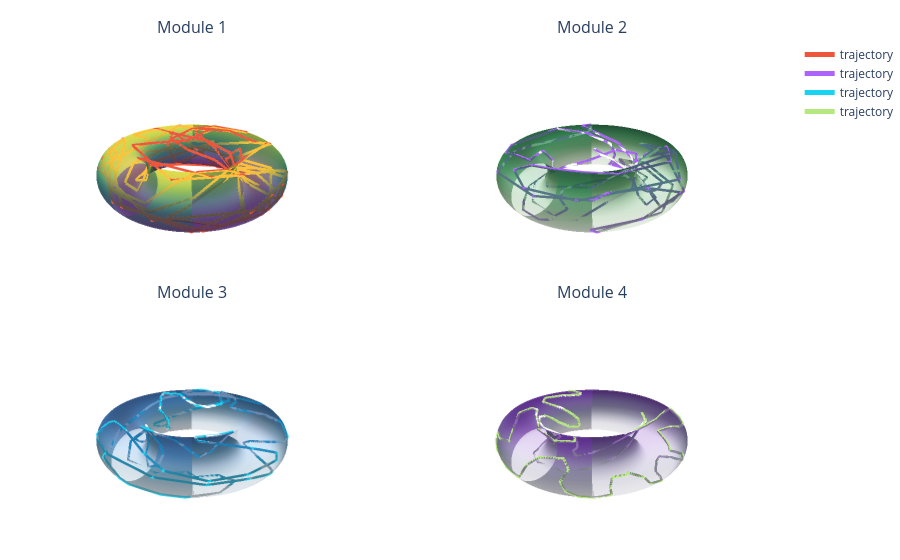

This figure's notebook cell:
### Code cell
import plotly.graph_objects as go
from plotly.subplots import make_subplots

class GridModule(object):
    def __init__(
        self, 
        space: float, 
        rotate: float, 
        phase: np.ndarray = np.zeros((2, 1))
    ):                                                                                                                                                                                                                                                       
        self.space = space
        self.R = np.array([
            [np.cos(rotate), -np.sin(rotate)],
            [np.sin(rotate), np.cos(rotate)]
        ])
        self.H = np.array([
            [1, -np.sqrt(3)/3],
            [0, 2*np.sqrt(3)/3]
        ])
        
        assert phase.shape == (2, 1), f"Phase should be in the shape of (2, 1)"
        self.P0 = phase
        
    def convert(self, P: np.ndarray) -> np.ndarray:
        """Convert cartesian coordinates to positions on the neural sheet."""
        Pc = self.H @ (self.R @ P)
        Pc = (Pc + self.P0 * self.space) % self.space
        return Pc
    
    def convert_to_polar(self, P: np.ndarray) -> np.ndarray:
        """Convert cartesian coordiantes to positions on the toroidal manifold."""
        return self.convert(P) / self.space * np.pi * 2
    
    def convert_for_visualization(
        self, P: np.ndarray, R: float, r: float
    ) -> np.ndarray:
        """Convert cartesian coordinates to trajectories on the surface
        of a toroidal manifold.

        Parameters
        ----------
        P : np.ndarray
            Position information, shape (2, T)
        R : float
            Major radius (distance from center of hole to center of tube)
        r : float
            Minor radius (radius of the tube)

        Returns
        -------
        np.ndarray
            The converted coordinates for visualization, shape (3, T)
        """
        P = self.convert_to_polar(P)
        u, v = P[0, :], P[1, :]
        
        X = (R + r * np.cos(u)) * np.cos(v)
        Y = (R + r * np.cos(u)) * np.sin(v)
        Z = r * np.sin(u)

        return np.vstack([X, Y, Z])
    

class PISystem(object):
    def __init__(self):
        self.M1 = GridModule(space=48, **self.rand_module_params())
        self.M2 = GridModule(space=63, **self.rand_module_params())
        self.M3 = GridModule(space=92, **self.rand_module_params())
        self.M4 = GridModule(space=120, **self.rand_module_params())
        
        self.R = 2
        self.r = 0.7
        
    def rand_module_params(self):
        return {
            "rotate": np.random.rand(1)[0]*np.pi*2,
            "phase": np.random.rand(2, 1)
        }

    def torus(self, R=2.0, r=0.7, nu=100, nv=100):
        """
        Generate the (x,y,z) coords of a torus embedded in R^3.

        A torus can be parameterized by two angles:
            u \in [0, 2π)  (goes around the "tube")
            v \in [0, 2π)  (goes around the "hole")

        Embedding:
            x(u,v) = (R + r cos u) cos v
            y(u,v) = (R + r cos u) sin v
            z(u,v) = r sin u

        Args
        ----
        R : float
            Major radius (distance from center of hole to center of tube)
        r : float
            Minor radius (radius of the tube)
        nu : int
            Number of samples along u
        nv : int
            Number of samples along v

        Returns
        -------
        X, Y, Z : np.ndarray shape (nu, nv)
            Meshgrid of coordinates for plotting
        """

        u = np.linspace(0, 2 * np.pi, nu)
        v = np.linspace(0, 2 * np.pi, nv)
        u, v = np.meshgrid(u, v, indexing="ij")

        X = (R + r * np.cos(u)) * np.cos(v)
        Y = (R + r * np.cos(u)) * np.sin(v)
        Z = r * np.sin(u)

        return X, Y, Z
 
    def plot_torus(self):
        fig, axes = plt.subplots(ncols=2, nrows=2, figsize=(8, 8), subplot_kw={'projection': '3d'})
        self.lines = []
        self.ax0, self.ax1, self.ax2, self.ax3 = axes[0, 0], axes[0, 1], axes[1, 0], axes[1, 1]
        
        for ax, bin_size, module_name, cmap in zip(
            [self.ax0, self.ax1, self.ax2, self.ax3],
            [40, 40, 40, 40],
            [f'Module {i}' for i in range(1, 5)],
            ['rocket', 'Greens', 'Blues', 'Purples']
        ):
            X, Y, Z = self.torus(self.R, self.r, bin_size, bin_size)
            surf = ax.plot_surface(
                X, Y, Z,
                linewidth=0,
                antialiased=True,
                cmap=cmap,   # you can try "plasma", "magma", etc.
                alpha=0.6
            )
            surf.set_zsort("min")
            max_range = np.array([
                X.max() - X.min(),
                Y.max() - Y.min(),
                Z.max() - Z.min()
            ]).max() / 2.0

            mid_x = (X.max() + X.min()) * 0.5
            mid_y = (Y.max() + Y.min()) * 0.5
            mid_z = (Z.max() + Z.min()) * 0.5

            ax.set_xlim(mid_x - max_range, mid_x + max_range)
            ax.set_ylim(mid_y - max_range, mid_y + max_range)
            ax.set_zlim(mid_z - max_range, mid_z + max_range)
            ax.view_init(elev=30, azim=35)
            ax.set_box_aspect([1, 1, 1])  # requires newer matplotlib
            ax.set_xticks([])
            ax.set_yticks([])
            ax.set_zticks([])
            ax.set_title(module_name)
                
    def update_lines(self, P: np.ndarray):
        for item in self.lines:
            item.clear()
        self.lines = []
            
        for grid_module, ax in zip(
            [self.M1, self.M2, self.M3, self.M4],
            [self.ax0, self.ax1, self.ax2, self.ax3]
        ):
            Pc = grid_module.convert_for_visualization(P, self.R, self.r)
            X, Y, Z = Pc[0, :], Pc[1, :], Pc[2, :]
            
            a = ax.plot3D(
                X, Y, Z, linewidth=2, color='red',
                zorder=10
            )
            self.lines += a
            
    def make_figure(self, P: np.ndarray, bins=100):
        # 2x2 3D subplots (each a 'scene')
        fig = make_subplots(
            rows=2, cols=2,
            specs=[[{'type': 'scene'}, {'type': 'scene'}],
                   [{'type': 'scene'}, {'type': 'scene'}]],
            subplot_titles=("Module 1", "Module 2", "Module 3", "Module 4"),
            horizontal_spacing=0.02, vertical_spacing=0.02
        )

        modules = [self.M1, self.M2, self.M3, self.M4]
        targets = [(1,1), (1,2), (2,1), (2,2)]
        colorscales = ["Viridis", "Greens", "Blues", "Purples"]

        for (row, col), mod, cs in zip(targets, modules, colorscales):
            X, Y, Z = self.torus(self.R, self.r, nu=bins, nv=bins)

            # Surface
            fig.add_trace(
                go.Surface(
                    x=X, y=Y, z=Z,
                    showscale=False,
                    opacity=0.65,
                    colorscale=cs,
                    lighting=dict(ambient=0.5, diffuse=0.6, specular=0.2, roughness=0.9),
                    contours=dict(z=dict(show=False)),
                ),
                row=row, col=col
            )

            # Line (trajectory)
            Pc = mod.convert_for_visualization(P, self.R, self.r)
            Xl = Pc[0]
            Yl = Pc[1]
            Zl = Pc[2]

            fig.add_trace(
                go.Scatter3d(
                    x=Xl, y=Yl, z=Zl,
                    mode='lines',
                    line=dict(width=5),
                    name='trajectory',
                ),
                row=row, col=col
            )

            # Scene layout (equal aspect, clean axes)
            scene_key = f"scene{(row-1)*2 + col}"  # scene1..scene4
            fig.update_layout(**{
                scene_key: dict(
                    xaxis=dict(visible=False),
                    yaxis=dict(visible=False),
                    zaxis=dict(visible=False),
                    aspectmode='data',
                    camera=dict(eye=dict(x=1.6, y=1.6, z=1.0))
                )
            })

        fig.update_layout(
            margin=dict(l=0, r=0, t=40, b=0),
            template='plotly_white'
        )
        return fig

model = PISystem()
#model.plot_torus()
#print(P0.shape)
#model.update_lines(P0[:, ])
fig = model.make_figure(P0, bins=120)
fig.show()

### Figure 1 — Plotly figure (JSON) as saved in the notebook; plotly's stock layout.template omitted (floating-point values rounded to 4 significant figures; data arrays with more than 128 entries replaced by an {"elided": "..."} marker saying what was removed)
{"data": [{"colorscale": [[0, "#440154"], [0.1111, "#482878"], [0.2222, "#3e4989"], [0.3333, "#31688e"], [0.4444, "#26828e"], [0.5556, "#1f9e89"], [0.6667, "#35b779"], [0.7778, "#6ece58"], [0.8889, "#b5de2b"], [1, "#fde725"]], "contours": {"z": {"show": false}}, "lighting": {"ambient": 0.5, "diffuse": 0.6, "roughness": 0.9, "specular": 0.2}, "opacity": 0.65, "scene": "scene", "showscale": false, "type": "surface", "x": {"elided": "120x120 float values"}, "y": {"elided": "120x120 float values"}, "z": {"elided": "120x120 float values"}}, {"line": {"width": 5}, "mode": "lines", "name": "trajectory", "scene": "scene", "type": "scatter3d", "x": [-2.175, -1.853, -1.218, -0.4219, -0.8319, -1.313, -1.179, 0.408, 0.7487, 0.01869, -1.615, -2.292, -2.32, -2.672, -2.139, -1.593, 0.1143, 0.9138, 1.76, 1.893, 0.5701, 0.7683, 2.099, 2.698, 1.671, -0.06399, -0.8578, -1.298, -1.234, -1.281, -1.396, -0.9042, -0.5393, -1.586, -2.336, -1.667, -1.019, -0.6189, -0.5693, -0.2126, -0.5843, -1.92, -2.388, -1.662, 0.396, 1.222, 1.375, 0.9983, 0.7844, 1.543, 1.179, -0.8043, -1.625, -0.8822, -0.0787, 1.594, 2.673, 1.419, 0.9515, 1.436, 1.873, 1.639, 1.185, 1.067, 0.6271, 0.4936, 1.872, 1.135, 0.1657, -0.8377, -1.544, -1.319, 2.096, 2.413, -0.0118, -2.272, -2.004, -0.08328, -0.4294, 0.3012, -0.2899, -0.493, -1.281, -1.247, -1.262, -0.6225, 0.007858, 1.188, 1.66, 0.8593, -0.4275, -1.387, -2.185, -1.85, -0.8892, 0.6943, 1.171, 1.168, 0.8874, -0.4901, -2.245, -2.666, -1.982, -1.502, -1.849, -1.34, -1.199, -1.308, -1.336, -1.588], "y": [0.3573, -0.7812, -1.236, -1.4, -1.002, -0.2405, 0.9434, 2.239, 2.589, 2.683, 2.145, 0.9733, -0.4589, 0.2635, 1.243, 1.422, 1.467, 0.9895, 0.186, -1.452, -2.615, -2.327, -1.357, 0.04912, 1.648, 1.818, 1.005, 0.3645, 0.4332, 0.2303, 1.067, 2.323, 2.619, 2.183, 0.7499, -0.4344, -0.8217, -1.527, -1.5, -1.353, -1.339, -1.524, -1.247, -2.123, -2.462, -1.762, -0.8572, -1.084, -1.042, -0.5326, 1.78, 2.427, 2.154, 2.47, 2.418, 1.944, 0.3683, -2.131, -2.524, -2.233, -1.565, -0.162, 0.5503, 1.247, 1.78, 2.203, 1.221, -1.317, -1.453, -1.124, -0.7272, -1.967, -1.688, 1.161, 2.633, 1.306, -1.691, -2.653, -2.648, -2.455, -1.956, -1.599, -0.5892, 0.4717, 0.7579, 1.319, 1.305, 0.9216, 0.7235, 1.908, 2.182, 2.022, 0.7804, -0.6174, -1.312, -1.102, -0.5665, -0.6648, -1.659, -2.3, -1.439, 0.2344, 1.362, 1.128, -0.1179, -1.175, -1.01, -0.259, 0.4723, 1.324], "z": [0.6695, 0.6999, 0.6481, 0.4476, 0.05947, -0.2184, -0.5002, -0.6434, -0.08465, 0.154, -0.1453, -0.4999, -0.5973, -0.1445, 0.5153, 0.6869, 0.459, -0.2519, -0.6612, -0.5844, 0.1809, 0.5356, 0.4904, -0.04617, -0.6079, -0.6762, -0.1706, 0.2552, 0.1055, -0.04197, -0.6565, -0.4968, 0.19, 0.04692, -0.5334, -0.6428, 0.1095, 0.6049, 0.5777, 0.3043, -0.4468, -0.5346, -0.09539, -0.07149, -0.4967, -0.6849, -0.5879, -0.4616, 0.07631, 0.5957, 0.6868, 0.4247, 0.04893, -0.3192, -0.5607, -0.4753, -0.0535, 0.4203, 0.06209, -0.2464, -0.5438, -0.6047, 0.09645, 0.6013, 0.6909, 0.6509, 0.6595, 0.6495, 0.4488, 0.3633, 0.6355, 0.5951, 0.1103, -0.176, -0.2996, -0.324, -0.3212, -0.2487, 0.1565, 0.5155, 0.6996, 0.619, 0.3773, 0.2144, 0.4594, 0.4432, 0.08571, -0.4935, -0.674, -0.6939, -0.6633, -0.5344, -0.6227, -0.6982, -0.5637, -0.06158, -0.02489, -0.2437, -0.6899, -0.6051, -0.2125, 0.1821, 0.5708, 0.6894, 0.6844, 0.6652, 0.5506, 0.2123, -0.3871, -0.6967]}, {"colorscale": [[0, "rgb(247,252,245)"], [0.125, "rgb(229,245,224)"], [0.25, "rgb(199,233,192)"], [0.375, "rgb(161,217,155)"], [0.5, "rgb(116,196,118)"], [0.625, "rgb(65,171,93)"], [0.75, "rgb(35,139,69)"], [0.875, "rgb(0,109,44)"], [1, "rgb(0,68,27)"]], "contours": {"z": {"show": false}}, "lighting": {"ambient": 0.5, "diffuse": 0.6, "roughness": 0.9, "specular": 0.2}, "opacity": 0.65, "scene": "scene2", "showscale": false, "type": "surface", "x": {"elided": "120x120 float values"}, "y": {"elided": "120x120 float values"}, "z": {"elided": "120x120 float values"}}, {"line": {"width": 5}, "mode": "lines", "name": "trajectory", "scene": "scene2", "type": "scatter3d", "x": [-0.9651, -1.339, -1.436, -0.8814, -0.319, -0.3372, -0.3827, 0.1559, 1.074, 1.297, 1.414, 1.461, 1.801, 1.752, 1.024, 0.4329, -0.2153, -0.9029, -1.134, -1.299, -1.186, -0.582, -0.2123, -0.7543, -1.345, -1.797, -2.103, -2.198, -2.303, -2.455, -1.673, -0.2037, 1.649, 1.858, 0.9156, -0.7736, -2.502, -2.685, -2.698, -2.274, -0.4857, 2.043, 2.552, 2.369, 2.058, 1.853, 1.413, 0.967, -0.6316, -1.41, -0.8965, -0.8963, -1.143, -1.393, -1.216, -1.135, -1.585, -1.818, -0.4009, 0.322, 1.063, 2.385, 2.535, 1.811, 1.529, 0.6463, -0.4017, -0.7934, -0.5337, -0.9059, -1.38, -1.42, -2.102, -2.61, -2.264, -0.9914, 0.3333, 0.9312, 1.228, 1.298, 0.8944, 0.5366, 0.5422, 0.8922, 1.438, 1.91, 1.93, 1.908, 1.395, -0.3181, -0.9907, -1.295, -1.28, -1.316, -1.415, -1.794, -2.278, -2.343, -1.805, -1.313, -0.8563, -0.5927, -0.1586, 0.7386, 1.467, 2.164, 2.212, 1.908, 1.253, -0.05351], "y": [-0.8827, -0.2428, 0.5961, 1.7, 1.774, 1.475, 1.257, 1.34, 0.7469, 0.2025, 0.2256, 0.5649, 0.4158, -0.5648, -1.48, -1.739, -1.49, -1.066, -0.6558, -0.2103, 0.6847, 1.175, 1.333, 1.226, 0.9129, 0.7387, -0.3176, -0.8061, -0.456, 0.1917, 1.758, 2.34, 1.809, 1.803, 2.506, 2.579, 0.987, -0.2814, -0.07721, 1.362, 2.57, 1.605, 0.3581, -0.3134, -0.008245, 0.4525, 1.156, 1.802, 2.182, 1.568, 1.223, 0.9695, 0.6327, -0.1922, -1.04, -1.613, -1.635, -1.918, -2.669, -2.678, -2.467, -1.17, 0.687, 1.853, 1.979, 2.444, 2.669, 2.26, 2.092, 1.487, 0.3269, -0.4644, -0.4661, 0.1659, 1.356, 1.939, 1.458, 0.9071, 0.4288, -0.4682, -1.05, -1.272, -1.185, -1.161, -0.7183, -0.2997, -0.7924, -1.482, -2.014, -1.932, -1.224, -0.4477, -0.2262, -0.3645, -0.578, -0.9013, -0.4493, 0.1044, 1.317, 1.455, 1.411, 1.315, 1.349, 1.22, 0.9884, 0.2819, -0.3609, -0.7896, -1.465, -1.938], "z": [0.1045, -0.2858, -0.5406, -0.6948, -0.6715, -0.5027, -0.1412, 0.2573, 0.1059, -0.1312, -0.4093, -0.5496, -0.6833, -0.6816, -0.6706, -0.6684, -0.4954, -0.3549, -0.1169, 0.1499, 0.3045, 0.1236, -0.2605, -0.4193, -0.5913, -0.6977, -0.6884, -0.6115, -0.6077, -0.5259, -0.555, -0.607, -0.5381, -0.3781, -0.2087, -0.1012, -0.1204, 0.0007931, 0.02961, 0.2578, 0.3339, 0.3639, 0.396, 0.5813, 0.6976, 0.6938, 0.678, 0.6985, 0.6453, 0.6915, 0.5064, 0.1673, 0.09261, 0.3706, 0.5746, 0.6995, 0.6427, 0.2781, 0.03231, 0.06625, 0.1383, 0.2434, 0.3131, 0.3761, 0.4895, 0.4594, 0.04016, -0.5779, -0.6817, -0.6503, -0.3897, -0.4838, -0.6831, -0.3345, 0.2863, 0.6771, 0.4858, 0.004805, -0.03993, -0.3246, -0.3238, -0.3262, 0.06234, 0.4501, 0.5793, 0.6968, 0.6946, 0.5628, 0.5361, 0.6987, 0.5562, 0.306, -0.0154, -0.295, -0.5176, -0.7, -0.6215, -0.6089, -0.6596, -0.6988, -0.6066, -0.4234, -0.2795, -0.4014, -0.6609, -0.6757, -0.6572, -0.697, -0.6962, -0.6973]}, {"colorscale": [[0, "rgb(247,251,255)"], [0.125, "rgb(222,235,247)"], [0.25, "rgb(198,219,239)"], [0.375, "rgb(158,202,225)"], [0.5, "rgb(107,174,214)"], [0.625, "rgb(66,146,198)"], [0.75, "rgb(33,113,181)"], [0.875, "rgb(8,81,156)"], [1, "rgb(8,48,107)"]], "contours": {"z": {"show": false}}, "lighting": {"ambient": 0.5, "diffuse": 0.6, "roughness": 0.9, "specular": 0.2}, "opacity": 0.65, "scene": "scene3", "showscale": false, "type": "surface", "x": {"elided": "120x120 float values"}, "y": {"elided": "120x120 float values"}, "z": {"elided": "120x120 float values"}}, {"line": {"width": 5}, "mode": "lines", "name": "trajectory", "scene": "scene3", "type": "scatter3d", "x": [-2.329, -2.523, -2.268, -1.514, -1.475, -1.777, -1.847, -1.513, -1.285, -1.083, -0.9383, -0.9077, -0.5136, -0.2638, -0.0582, 0.05183, -0.179, -0.208, -0.4302, -0.7465, -0.8334, -0.2105, 0.6162, 0.6328, 0.6747, 0.8357, 0.8133, 0.9781, 1.002, 1.139, 1.191, 1.337, 1.567, 1.457, 1.305, 1.309, 1.448, 1.655, 1.657, 1.593, 1.283, 0.9543, 0.8151, 0.5136, 0.2169, 0.1439, 0.2221, 0.6349, 1.2, 1.356, 0.4859, -0.2247, -0.193, 0.8094, 1.641, 2.26, 2.346, 2.138, 2.005, 2.083, 2.201, 2.298, 2.189, 2.031, 2.098, 1.845, 1.003, -0.5457, -0.9879, -1.768, -2.392, -2.57, -1.784, -0.5126, 0.8378, 1.61, 1.597, 1.116, 1.042, 0.5317, 0.392, 0.2847, 0.9871, 1.805, 2.124, 2.477, 2.614, 2.665, 2.655, 2.414, 1.677, 0.7742, -0.005294, -0.5084, -0.8787, -1.316, -1.535, -1.65, -1.968, -2.049, -1.919, -1.61, -1.476, -1.971, -2.577, -2.673, -2.617, -2.625, -2.479, -2.166], "y": [0.8225, -0.2459, -1.174, -2.086, -1.943, -1.346, -0.5865, -0.1295, -0.5413, -0.8867, -1.238, -1.497, -1.864, -1.709, -1.497, -1.409, -1.288, -1.375, -1.552, -1.782, -2.152, -2.365, -2.118, -1.812, -1.44, -1.09, -1.015, -0.9362, -0.8827, -0.6999, -0.5339, -0.476, -0.09688, 0.1735, 0.2139, 0.1355, -0.1685, -0.216, -0.1499, 0.3563, 0.6613, 0.8875, 1.022, 1.194, 1.354, 1.483, 1.66, 1.531, 1.29, 1.548, 2.421, 2.651, 2.691, 2.575, 2.143, 1.392, 0.8421, -0.1459, -0.8539, -0.973, -1.05, -1.316, -1.576, -1.669, -1.44, -1.629, -2.389, -2.639, -2.436, -1.777, -0.6941, -0.6628, -1.962, -2.394, -2.002, -1.017, 0.2746, 0.9652, 1.177, 1.505, 1.728, 1.861, 1.941, 1.577, 1.068, 0.3095, 0.1523, -0.4287, -0.3312, 1.202, 2.114, 2.581, 2.643, 2.447, 2.113, 1.321, 0.7833, 0.6924, 0.7403, 1.201, 1.752, 2.155, 2.248, 1.77, 0.7825, -0.3652, -0.6653, -0.4247, -0.4001, -0.7528], "z": [0.519, 0.4518, 0.4278, 0.3963, 0.5446, 0.6615, 0.6973, 0.5085, 0.3511, 0.3606, 0.5388, 0.6542, 0.6968, 0.6457, 0.4882, 0.376, -0.01036, -0.3445, -0.5818, -0.6967, -0.6288, -0.5914, -0.669, -0.6953, -0.5675, -0.3117, 0.02426, 0.2694, 0.2194, 0.2236, -0.08602, -0.3908, -0.552, -0.4543, -0.1769, 0.1489, 0.4424, 0.617, 0.6138, 0.5957, 0.4246, 0.06745, -0.103, -0.002564, 0.3086, 0.4795, 0.6201, 0.6102, 0.6581, 0.6976, 0.5193, 0.2319, 0.0565, 0.04102, 0.04211, 0.2477, 0.4974, 0.6852, 0.6767, 0.6327, 0.5452, 0.2648, -0.06099, -0.3083, -0.4393, -0.5261, -0.3752, 0.08608, 0.3081, 0.4832, 0.4996, 0.2491, -0.2555, -0.5378, -0.6789, -0.6934, -0.5879, -0.4637, -0.5535, -0.5717, -0.6618, -0.6901, -0.6771, -0.5768, -0.5896, -0.4941, -0.3282, 0.03761, 0.1845, 0.07033, -0.05148, -0.08994, -0.2777, -0.491, -0.638, -0.6868, -0.6428, -0.6675, -0.6925, -0.591, -0.363, -0.12, 0.124, 0.262, 0.09712, -0.04933, 0.01438, 0.2367, 0.4781, 0.6358]}, {"colorscale": [[0, "rgb(252,251,253)"], [0.125, "rgb(239,237,245)"], [0.25, "rgb(218,218,235)"], [0.375, "rgb(188,189,220)"], [0.5, "rgb(158,154,200)"], [0.625, "rgb(128,125,186)"], [0.75, "rgb(106,81,163)"], [0.875, "rgb(84,39,143)"], [1, "rgb(63,0,125)"]], "contours": {"z": {"show": false}}, "lighting": {"ambient": 0.5, "diffuse": 0.6, "roughness": 0.9, "specular": 0.2}, "opacity": 0.65, "scene": "scene4", "showscale": false, "type": "surface", "x": {"elided": "120x120 float values"}, "y": {"elided": "120x120 float values"}, "z": {"elided": "120x120 float values"}}, {"line": {"width": 5}, "mode": "lines", "name": "trajectory", "scene": "scene4", "type": "scatter3d", "x": [-1.289, -0.9631, -0.6373, -0.1727, -0.2909, -0.7371, -1.329, -1.964, -1.835, -1.471, -0.949, -0.6231, -0.1052, -0.04946, -0.0286, 0.01417, -0.5574, -0.7846, -1.12, -1.358, -1.292, -0.9632, -0.4688, -0.2906, 0.05975, 0.6506, 0.9143, 1.266, 1.307, 1.571, 1.596, 1.478, 1.645, 1.956, 2.23, 2.334, 2.187, 2.158, 2.196, 2.437, 2.616, 2.666, 2.626, 2.622, 2.496, 2.379, 2.28, 2.467, 2.513, 2.288, 1.594, 1.046, 0.919, 1.19, 1.376, 1.642, 1.89, 2.018, 1.742, 1.659, 1.578, 1.371, 1.212, 1.156, 1.197, 1.174, 0.9028, 0.3434, 0.1094, -0.3832, -0.8635, -0.7121, -0.03292, 0.5348, 1.11, 1.494, 1.558, 1.26, 1.111, 0.7496, 0.6485, 0.5964, 0.8746, 1.121, 1.215, 1.294, 1.33, 1.433, 1.519, 1.515, 1.316, 1.087, 0.758, 0.475, 0.2257, -0.2544, -0.5871, -0.6149, -0.5292, -0.3102, -0.02676, 0.2663, 0.4634, 0.2447, -0.3644, -0.8715, -0.9955, -0.9013, -0.8736, -1.076], "y": [0.8067, 1.151, 1.373, 1.52, 1.64, 1.668, 1.533, 1.334, 1.74, 2.076, 2.229, 2.179, 2.145, 2.325, 2.52, 2.597, 2.639, 2.545, 2.278, 1.889, 1.545, 1.658, 1.974, 2.241, 2.496, 2.56, 2.54, 2.354, 2.345, 2.181, 2.158, 2.103, 1.774, 1.545, 1.412, 1.356, 1.481, 1.292, 1.241, 0.794, 0.5415, 0.3023, 0.1413, -0.3936, -1.029, -1.245, -1.284, -0.855, -0.3086, -0.4961, -1.265, -1.441, -1.361, -1.062, -0.7416, -0.332, 0.01989, 0.8117, 1.186, 1.112, 0.9823, 0.7915, 0.6848, 0.6254, 0.5079, 0.5737, 0.9358, 1.344, 1.485, 1.541, 1.296, 1.197, 1.3, 1.227, 0.8944, 0.3109, -0.5843, -1.217, -1.205, -1.392, -1.3, -1.26, -0.9849, -0.6586, -0.4678, -0.1332, -0.01231, 0.3302, 0.3686, -0.2794, -0.7275, -1.051, -1.21, -1.253, -1.282, -1.329, -1.261, -1.214, -1.188, -1.292, -1.437, -1.552, -1.684, -1.875, -1.764, -1.497, -1.494, -1.753, -2.026, -2.173], "z": [0.51, 0.4907, 0.5037, 0.5183, 0.6148, 0.6775, 0.6994, 0.5915, 0.4585, 0.44, 0.558, 0.6472, 0.6843, 0.6199, 0.4681, 0.3652, 0.06385, -0.2231, -0.448, -0.6192, -0.6999, -0.6951, -0.6994, -0.6502, -0.4934, -0.2812, -0.001472, 0.1917, 0.1437, 0.1279, -0.1477, -0.4055, -0.5606, -0.497, -0.2853, -0.01208, 0.2801, 0.4741, 0.4665, 0.4153, 0.1979, -0.1547, -0.3054, -0.2566, -0.02217, 0.144, 0.3308, 0.3421, 0.4546, 0.6114, 0.6991, 0.6646, 0.6017, 0.5708, 0.547, 0.6201, 0.6912, 0.6776, 0.6917, 0.7, 0.6856, 0.5623, 0.3469, 0.1388, 0.01953, -0.09491, 0.01927, 0.3379, 0.478, 0.566, 0.542, 0.348, 1.129e-05, -0.2287, -0.3994, -0.5148, -0.614, -0.6545, -0.5997, -0.5605, -0.4361, -0.3504, -0.1539, 0.002867, -0.04571, 0.0422, 0.2044, 0.458, 0.5471, 0.5284, 0.4935, 0.5016, 0.4034, 0.2328, 0.04309, -0.2667, -0.3455, -0.2851, -0.02445, 0.1981, 0.4162, 0.5558, 0.6524, 0.6915, 0.6712, 0.6469, 0.6693, 0.6994, 0.6689, 0.5563]}], "layout": {"annotations": [{"font": {"size": 16}, "showarrow": false, "text": "Module 1", "x": 0.245, "xanchor": "center", "xref": "paper", "y": 1, "yanchor": "bottom", "yref": "paper"}, {"font": {"size": 16}, "showarrow": false, "text": "Module 2", "x": 0.755, "xanchor": "center", "xref": "paper", "y": 1, "yanchor": "bottom", "yref": "paper"}, {"font": {"size": 16}, "showarrow": false, "text": "Module 3", "x": 0.245, "xanchor": "center", "xref": "paper", "y": 0.49, "yanchor": "bottom", "yref": "paper"}, {"font": {"size": 16}, "showarrow": false, "text": "Module 4", "x": 0.755, "xanchor": "center", "xref": "paper", "y": 0.49, "yanchor": "bottom", "yref": "paper"}], "margin": {"b": 0, "l": 0, "r": 0, "t": 40}, "scene": {"aspectmode": "data", "camera": {"eye": {"x": 1.6, "y": 1.6, "z": 1}}, "domain": {"x": [0, 0.49], "y": [0.51, 1]}, "xaxis": {"visible": false}, "yaxis": {"visible": false}, "zaxis": {"visible": false}}, "scene2": {"aspectmode": "data", "camera": {"eye": {"x": 1.6, "y": 1.6, "z": 1}}, "domain": {"x": [0.51, 1], "y": [0.51, 1]}, "xaxis": {"visible": false}, "yaxis": {"visible": false}, "zaxis": {"visible": false}}, "scene3": {"aspectmode": "data", "camera": {"eye": {"x": 1.6, "y": 1.6, "z": 1}}, "domain": {"x": [0, 0.49], "y": [0, 0.49]}, "xaxis": {"visible": false}, "yaxis": {"visible": false}, "zaxis": {"visible": false}}, "scene4": {"aspectmode": "data", "camera": {"eye": {"x": 1.6, "y": 1.6, "z": 1}}, "domain": {"x": [0.51, 1], "y": [0, 0.49]}, "xaxis": {"visible": false}, "yaxis": {"visible": false}, "zaxis": {"visible": false}}}}
